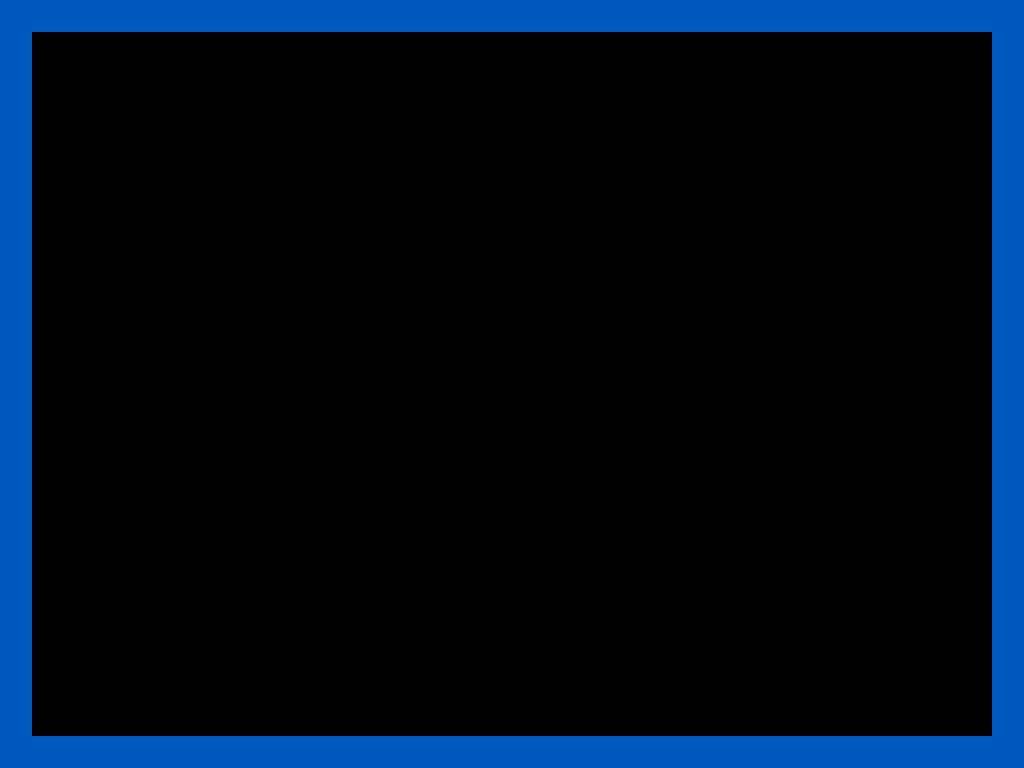

Rendered tile map (Tiled .tmx) drawn with the repository's tilesets; below, a short description and the map source with its tile grids summarised:
An orthogonal 32x24 tile map with 32x32 px tiles, 1 tile layer (Tiles) and 9 objects (5x solid, player, boss, magnet, end).

<map version="2017.05.26" orientation="orthogonal" renderorder="right-down" width="32" height="24" tilewidth="32" tileheight="32" nextobjectid="10">
 <tileset firstgid="1" source="tileset.tsx" />
 <layer name="Tiles" width="32" height="24">
  <data>[768 cells, 108 non-empty, 1 distinct tile ids]</data>
 </layer>
 <objectgroup name="Objects">
  <object id="1" name="solid" x="0" y="0" width="1024" height="32" />
  <object id="2" name="solid" x="0" y="32" width="32" height="736" />
  <object id="3" name="solid" x="32" y="736" width="960" height="32" />
  <object id="4" name="solid" x="992" y="32" width="32" height="736" />
  <object id="5" name="player" x="160" y="416" width="32" height="32" />
  <object id="6" name="boss" x="832" y="704" width="32" height="32" />
  <object id="7" name="magnet" x="160" y="704" width="32" height="32" />
  <object id="8" name="end" x="0" y="0" width="32" height="32" />
  <object id="9" name="solid" x="736" y="32" width="32" height="704" />
 </objectgroup>
</map>
